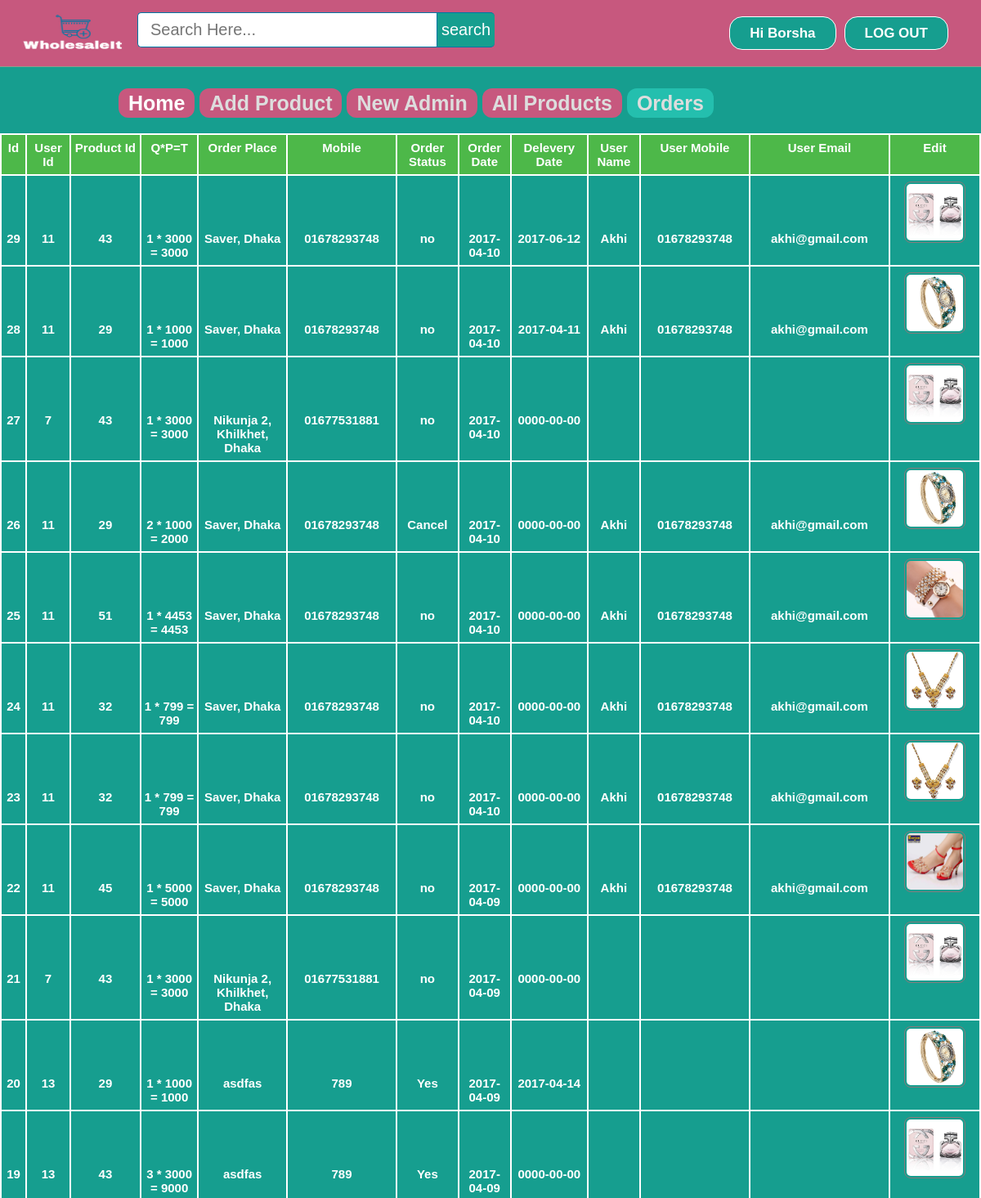
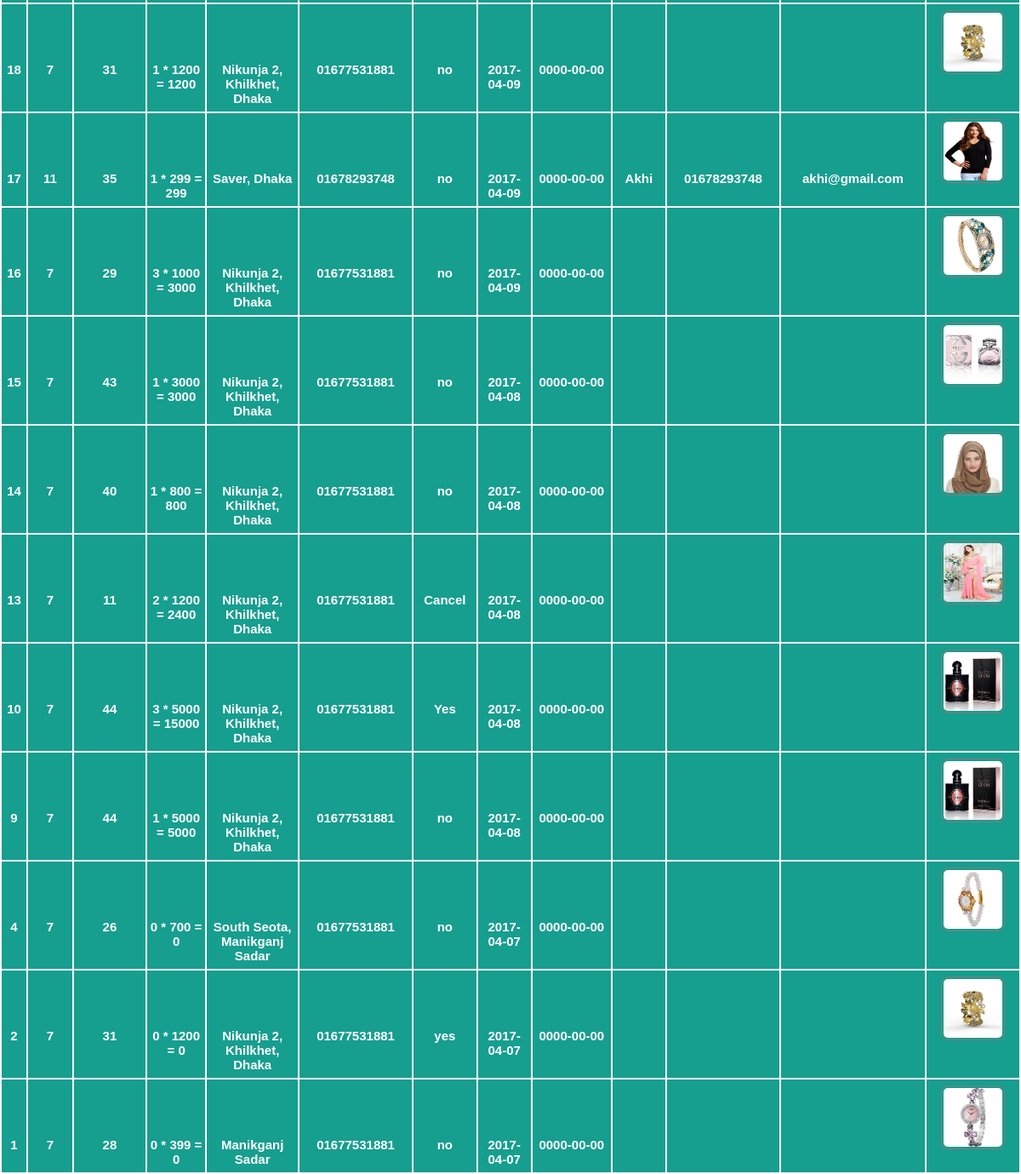
Page /admin/orders.php (signed in) on the committed database (2 pictures, top to bottom).
### tables this page shows
CREATE TABLE IF NOT EXISTS `orders` (
`id` int(11) NOT NULL,
  `uid` int(11) NOT NULL,
  `pid` int(11) NOT NULL,
  `quantity` int(11) NOT NULL,
  `oplace` text NOT NULL,
  `mobile` varchar(15) NOT NULL,
  `dstatus` varchar(10) NOT NULL DEFAULT 'no',
  `odate` date NOT NULL,
  `ddate` date NOT NULL
);

CREATE TABLE IF NOT EXISTS `products` (
`id` int(11) NOT NULL,
  `pName` varchar(100) NOT NULL,
  `price` int(11) NOT NULL,
  `description` text NOT NULL,
  `available` int(11) NOT NULL,
  `category` varchar(100) NOT NULL,
  `type` varchar(100) NOT NULL,
  `item` varchar(100) NOT NULL,
  `pCode` varchar(20) NOT NULL,
  `picture` text NOT NULL
);

CREATE TABLE IF NOT EXISTS `user` (
`id` int(11) NOT NULL,
  `firstName` varchar(25) NOT NULL,
  `lastName` varchar(25) NOT NULL,
  `email` varchar(100) NOT NULL,
  `mobile` varchar(20) NOT NULL,
  `address` varchar(120) NOT NULL,
  `password` varchar(100) NOT NULL,
  `confirmCode` varchar(10) NOT NULL,
  `activation` varchar(10) NOT NULL DEFAULT 'no'
);

### admin/orders.php (the view, shortened to what this page needs)
<?php include ( "../inc/connect.inc.php" ); ?>
<?php
if (!isset($_SESSION['admin_login'])) {
	header("location: login.php");
	$user = "";
}
else {
	$user = $_SESSION['admin_login'];
	$result = mysqli_query($con,"SELECT * FROM admin WHERE id='$user'");
		$get_user_email = mysqli_fetch_assoc($result);
			$uname_db = $get_user_email['firstName'];
}
?>
<!doctype html>
<html>
	<head>
		<link rel="stylesheet" type="text/css" href="../css/style.css">
	</head>
	<body class="home-welcome-text" style="background-image: url(../image/homebackgrndimg2.png);">
		<div class="homepageheader">
			<div class="signinButton loginButton">
				<div class="uiloginbutton signinButton loginButton" style="margin-right: 40px;">
					<?php
						if ($user!="") {
							echo '<a style="text-decoration: none;color: #fff;" href="logout.php">LOG OUT</a>';
						}
					 ?>
				</div>
				<div class="uiloginbutton signinButton loginButton">
					<?php
						if ($user!="") {
							echo '<a style="text-decoration: none;color: #fff;" href="login.php">Hi '.$uname_db.'</a>';
						}
						else {
							echo '<a style="text-decoration: none;color: #fff;" href="login.php">LOG IN</a>';
						}
					 ?>
				</div>
			</div>
			<div style="float: left; margin: 5px 0px 0px 23px;">
				<a href="index.php">
					<img style=" height: 75px; width: 130px;" src="../image/wholesaleitlogo.png">
				</a>
			</div>
			<div class="">
				<div id="srcheader">
					<form id="newsearch" method="get" action="http://www.google.com">
					        <input type="text" class="srctextinput" name="q" size="21" maxlength="120"  placeholder="Search Here..."><input type="submit" value="search" class="srcbutton" >
					</form>
				</div>
			</div>
		</div>
		<div class="categolis">
			<table>
				<tr>
					<th>
						<a href="index.php" style="text-decoration: none;color: #fff;padding: 4px 12px;background-color: #c7587e;border-radius: 12px;">Home</a>
					</th>
					<th><a href="addproduct.php" style="text-decoration: none;color: #ddd;padding: 4px 12px;background-color: #c7587e;border-radius: 12px;">Add Product</a></th>
					<th><a href="newadmin.php" style="text-decoration: none;color: #ddd;padding: 4px 12px;background-color: #c7587e;border-radius: 12px;">New Admin</a></th>
					<th><a href="allproducts.php" style="text-decoration: none;color: #ddd;padding: 4px 12px;background-color: #c7587e;border-radius: 12px;">All Products</a></th>
					<th><a href="orders.php" style="text-decoration: none;color: #ddd;padding: 4px 12px;background-color: #24bfae;border-radius: 12px;">Orders</a></th>
				</tr>
			</table>
		</div>
		<div>
			<table class="rightsidemenu">
				<tr style="font-weight: bold;" colspan="10" bgcolor="#4DB849">
					<th>Id</th>
					<th>User Id</th>
					<th>Product Id</th>
					<th>Q*P=T</th>
					<th>Order Place</th>
					<th>Mobile</th>
					<th>Order Status</th>
					<th>Order Date</th>
					<th>Delevery Date</th>
					<th>User Name</th>
					<th>User Mobile</th>
					<th>User Email</th>
					<th>Edit</th>
				</tr>
				<tr>
					<?php include ( "../inc/connect.inc.php");
					$query = "SELECT * FROM orders ORDER BY id DESC";
					$run = mysqli_query($con,$query);
					while ($row=mysqli_fetch_assoc($run)) {
						$oid = $row['id'];
						$ouid = $row['uid'];
						$opid = $row['pid'];
						$oquantity = $row['quantity'];
						$oplace = $row['oplace'];
						$omobile = $row['mobile'];
						$odstatus = $row['dstatus'];
						$odate = $row['odate'];
						$ddate = $row['ddate'];
						$query1 = "SELECT * FROM user WHERE id='$ouid'";
						$run1 = mysqli_query($con,$query1);
						$row1=mysqli_fetch_assoc($run1);
						$ofname = $row1['firstName'];
						$oumobile = $row1['mobile'];
						$ouemail = $row1['email'];
						$query2 = "SELECT * FROM products WHERE id='$opid'";
						$run2 = mysqli_query($con,$query2);
						$row2=mysqli_fetch_assoc($run2);
						$opitem = $row2['item'];
						$oppicture = $row2['picture'];
						$oprice = $row2['price'];
					 ?>
					<th><?php echo $oid; ?></th>
					<th><?php echo $ouid; ?></th>
					<th><?php echo $opid; ?></th>
					<th><?php echo ''.$oquantity.' * '.$oprice.' = '.$oquantity*$oprice.''; ?></th>
					<th><?php echo $oplace; ?></th>
					<th><?php echo $omobile; ?></th>
					<th><?php echo $odstatus; ?></th>
					<th><?php echo $odate; ?></th>
					<th><?php echo $ddate; ?></th>
					<th><?php echo $ofname; ?></th>
					<th><?php echo $oumobile; ?></th>
					<th><?php echo $ouemail; ?></th>
					<th><?php echo '<div class="home-prodlist-img"><a href="editorder.php?eoid='.$oid.'">
									<img src="../image/product/'.$opitem.'/'.$oppicture.'" class="home-prodlist-imgi" style="height: 75px; width: 75px;">
									</a>
								</div>' ?></th>
				</tr>
				<?php } ?>
			</table>
		</div>
	</body>
</html>

### css/style.css (style rules this page uses)
html, body, div, span, applet, object, iframe, h1, h2, h3, h4, h5, h6, p, blockquote, pre, a, abbr, acronym, address, big, cite, code, del, dfn, em, img, ins, kbd, q, s, samp, small, strike, strong, sub, sup, tt, var, b, u, i, center, dl, dt, dd, ol, ul, li, fieldset, form, label, legend, table, caption, tbody, tfoot, thead, tr, th, td, article, aside, canvas, details, embed, figure, figcaption, footer, header, hgroup, menu, nav, output, ruby, section, summary, time, mark, audio, video { margin: 0; padding: 0; border: 0; font: inherit; vertical-align: baseline; box-sizing: border-box; }
body { line-height: normal; }
table { border-collapse: collapse; border-spacing: 0; }
* { margin: 0px; padding: 0px; }
body, button, input, label, select, td, textarea { font-family: Arial, Helvetica, tahoma,verdana,arial,sans-serif; font-size: 12px; }
body { width: 100%; position: relative; background-color: #ffffff; min-width: 1080px; }
.homepageheader { position: fixed; height: 82px; width: 100%; min-width: 980px; border-bottom: 1px solid #8E9D8E; margin: 0px; background-image: initial; background-position-x: initial; background-position-y: initial; background-size: initial; background-repeat-x: initial; background-repeat-y: initial; background-attachment: initial; background-origin: initial; background-clip: initial; background-color: rgb(199, 88, 126); }
.loginButton .signinButton { color: #FFFFFF; background: #169E8F; border: 1px solid #FFFFFF; cursor: pointer; display: inline-block; font-weight: bold; line-height: 15px; padding: 12px 24px; border-radius: 16px; text-align: center; text-decoration: none; float: right; margin: 20px 0px 0px 10px; font-size: 17px; }
#newsearch { float:left; padding:15px; }
.srctextinput { margin: 0px; padding: 9px 15px; font-family: Arial, Helvetica, sans-serif; font-size:20px; border:1px solid #0076a3; border-right:0px; border-top-left-radius: 5px 5px; border-bottom-left-radius: 5px 5px; width: 335px; }
.srcbutton { margin: 0; padding: 9px 5px; font-family: Arial, Helvetica, sans-serif; font-size:20px; outline: none; cursor: pointer; text-align: center; text-decoration: none; color: #ffffff; border: solid 1px #0076a3; border-right:0px; background: #169E8F; border-top-right-radius: 5px 5px; border-bottom-right-radius: 5px 5px; }
.home-welcome-text { height: 800px; }
.home-prodlist-imgi { height: 350px; width: 300px; padding: 2px; border: 1px solid #847b7b; border-radius: 8px; }
.categolis { line-height: 1.3; font-weight: bold; color: #fff; padding: 110px 20px 20px 145px; background-color: #169e8f; text-align: center; font-size: 25px; }
.categolis table tbody tr th { padding: 0px 6px 0px 0px; }
.rightsidemenu { float: right; text-align: center; width: 100%; margin: 0px; background-color: #169e8f; font-size: 15px; color: #fff; font-weight: bold; height: 537px; overflow: auto; }
.rightsidemenu th { margin-top: 5px; border: 2px solid; padding: 7px 2px; width: 10px; }

### rows in the picture
orders: id "29", uid "11", pid "43", quantity "1", products.price "3000", $oquantity*$oprice "3000", oplace "Saver, Dhaka", mobile "01678293748", dstatus "no", odate "2017-04-10", ddate "2017-06-12", user.firstName "Akhi", user.mobile "01678293748", user.email "akhi@gmail.com", products.item+picture (picture)
orders: id "28", uid "11", pid "29", quantity "1", products.price "1000", $oquantity*$oprice "1000", oplace "Saver, Dhaka", mobile "01678293748", dstatus "no", odate "2017-04-10", ddate "2017-04-11", user.firstName "Akhi", user.mobile "01678293748", user.email "akhi@gmail.com", products.item+picture (picture)
orders: id "27", uid "7", pid "43", quantity "1", products.price "3000", $oquantity*$oprice "3000", oplace "Nikunja 2, Khilkhet, Dhaka", mobile "01677531881", dstatus "no", odate "2017-04-10", ddate "0000-00-00", products.item+picture (picture)
orders: id "26", uid "11", pid "29", quantity "2", products.price "1000", $oquantity*$oprice "2000", oplace "Saver, Dhaka", mobile "01678293748", dstatus "Cancel", odate "2017-04-10", ddate "0000-00-00", user.firstName "Akhi", user.mobile "01678293748", user.email "akhi@gmail.com", products.item+picture (picture)
orders: id "25", uid "11", pid "51", quantity "1", products.price "4453", $oquantity*$oprice "4453", oplace "Saver, Dhaka", mobile "01678293748", dstatus "no", odate "2017-04-10", ddate "0000-00-00", user.firstName "Akhi", user.mobile "01678293748", user.email "akhi@gmail.com", products.item+picture (picture)
orders: id "24", uid "11", pid "32", quantity "1", products.price "799", $oquantity*$oprice "799", oplace "Saver, Dhaka", mobile "01678293748", dstatus "no", odate "2017-04-10", ddate "0000-00-00", user.firstName "Akhi", user.mobile "01678293748", user.email "akhi@gmail.com", products.item+picture (picture)
orders: id "23", uid "11", pid "32", quantity "1", products.price "799", $oquantity*$oprice "799", oplace "Saver, Dhaka", mobile "01678293748", dstatus "no", odate "2017-04-10", ddate "0000-00-00", user.firstName "Akhi", user.mobile "01678293748", user.email "akhi@gmail.com", products.item+picture (picture)
orders: id "22", uid "11", pid "45", quantity "1", products.price "5000", $oquantity*$oprice "5000", oplace "Saver, Dhaka", mobile "01678293748", dstatus "no", odate "2017-04-09", ddate "0000-00-00", user.firstName "Akhi", user.mobile "01678293748", user.email "akhi@gmail.com", products.item+picture (picture)
orders: id "21", uid "7", pid "43", quantity "1", products.price "3000", $oquantity*$oprice "3000", oplace "Nikunja 2, Khilkhet, Dhaka", mobile "01677531881", dstatus "no", odate "2017-04-09", ddate "0000-00-00", products.item+picture (picture)
orders: id "20", uid "13", pid "29", quantity "1", products.price "1000", $oquantity*$oprice "1000", oplace "asdfas", mobile "789", dstatus "Yes", odate "2017-04-09", ddate "2017-04-14", products.item+picture (picture)
orders: id "19", uid "13", pid "43", quantity "3", products.price "3000", $oquantity*$oprice "9000", oplace "asdfas", mobile "789", dstatus "Yes", odate "2017-04-09", ddate "0000-00-00", products.item+picture (picture)
orders: id "18", uid "7", pid "31", quantity "1", products.price "1200", $oquantity*$oprice "1200", oplace "Nikunja 2, Khilkhet, Dhaka", mobile "01677531881", dstatus "no", odate "2017-04-09", ddate "0000-00-00", products.item+picture (picture)
orders: id "17", uid "11", pid "35", quantity "1", products.price "299", $oquantity*$oprice "299", oplace "Saver, Dhaka", mobile "01678293748", dstatus "no", odate "2017-04-09", ddate "0000-00-00", user.firstName "Akhi", user.mobile "01678293748", user.email "akhi@gmail.com", products.item+picture (picture)
orders: id "16", uid "7", pid "29", quantity "3", products.price "1000", $oquantity*$oprice "3000", oplace "Nikunja 2, Khilkhet, Dhaka", mobile "01677531881", dstatus "no", odate "2017-04-09", ddate "0000-00-00", products.item+picture (picture)
orders: id "15", uid "7", pid "43", quantity "1", products.price "3000", $oquantity*$oprice "3000", oplace "Nikunja 2, Khilkhet, Dhaka", mobile "01677531881", dstatus "no", odate "2017-04-08", ddate "0000-00-00", products.item+picture (picture)
orders: id "14", uid "7", pid "40", quantity "1", products.price "800", $oquantity*$oprice "800", oplace "Nikunja 2, Khilkhet, Dhaka", mobile "01677531881", dstatus "no", odate "2017-04-08", ddate "0000-00-00", products.item+picture (picture)
orders: id "13", uid "7", pid "11", quantity "2", products.price "1200", $oquantity*$oprice "2400", oplace "Nikunja 2, Khilkhet, Dhaka", mobile "01677531881", dstatus "Cancel", odate "2017-04-08", ddate "0000-00-00", products.item+picture (picture)
orders: id "10", uid "7", pid "44", quantity "3", products.price "5000", $oquantity*$oprice "15000", oplace "Nikunja 2, Khilkhet, Dhaka", mobile "01677531881", dstatus "Yes", odate "2017-04-08", ddate "0000-00-00", products.item+picture (picture)
orders: id "9", uid "7", pid "44", quantity "1", products.price "5000", $oquantity*$oprice "5000", oplace "Nikunja 2, Khilkhet, Dhaka", mobile "01677531881", dstatus "no", odate "2017-04-08", ddate "0000-00-00", products.item+picture (picture)
orders: id "4", uid "7", pid "26", quantity "0", products.price "700", $oquantity*$oprice "0", oplace "South Seota, Manikganj Sadar", mobile "01677531881", dstatus "no", odate "2017-04-07", ddate "0000-00-00", products.item+picture (picture)
orders: id "2", uid "7", pid "31", quantity "0", products.price "1200", $oquantity*$oprice "0", oplace "Nikunja 2, Khilkhet, Dhaka", mobile "01677531881", dstatus "yes", odate "2017-04-07", ddate "0000-00-00", products.item+picture (picture)
orders: id "1", uid "7", pid "28", quantity "0", products.price "399", $oquantity*$oprice "0", oplace "Manikganj Sadar", mobile "01677531881", dstatus "no", odate "2017-04-07", ddate "0000-00-00", products.item+picture (picture)

### other values in the picture
$uname_db "Borsha"
